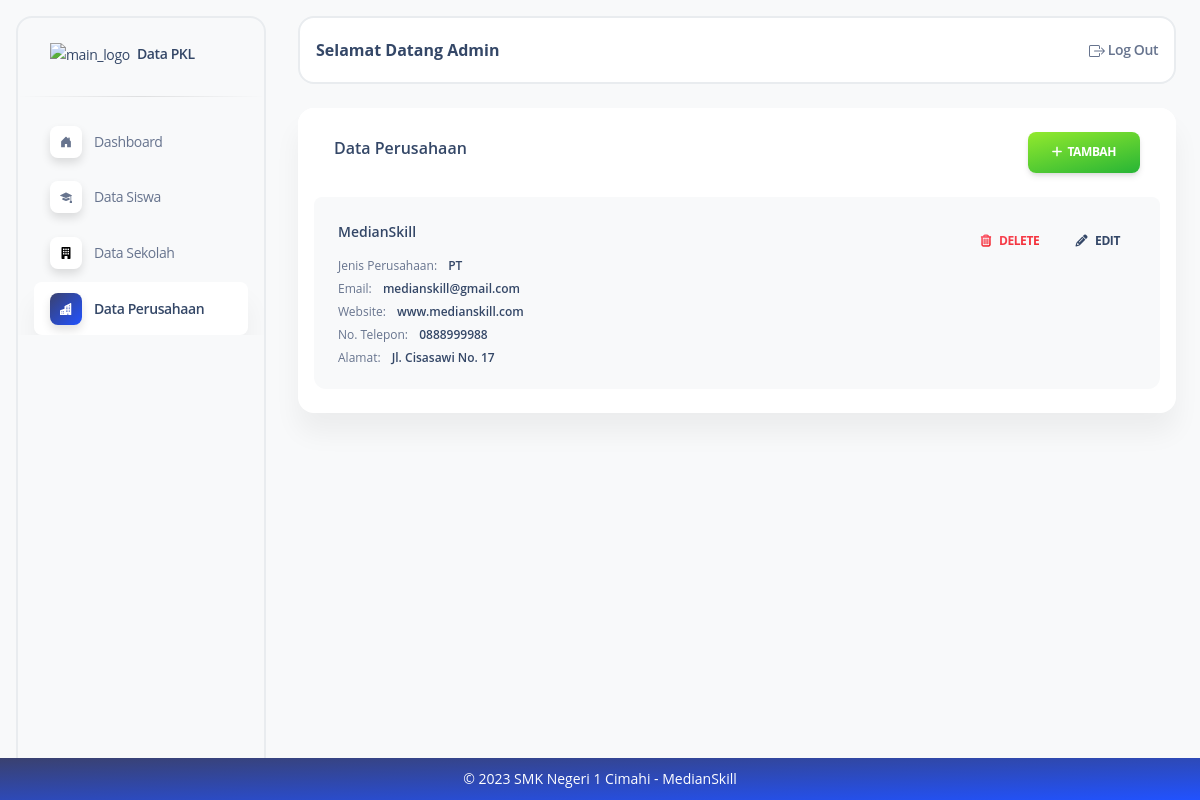
Page /perusahaan/ (signed in) on the earlier database version.
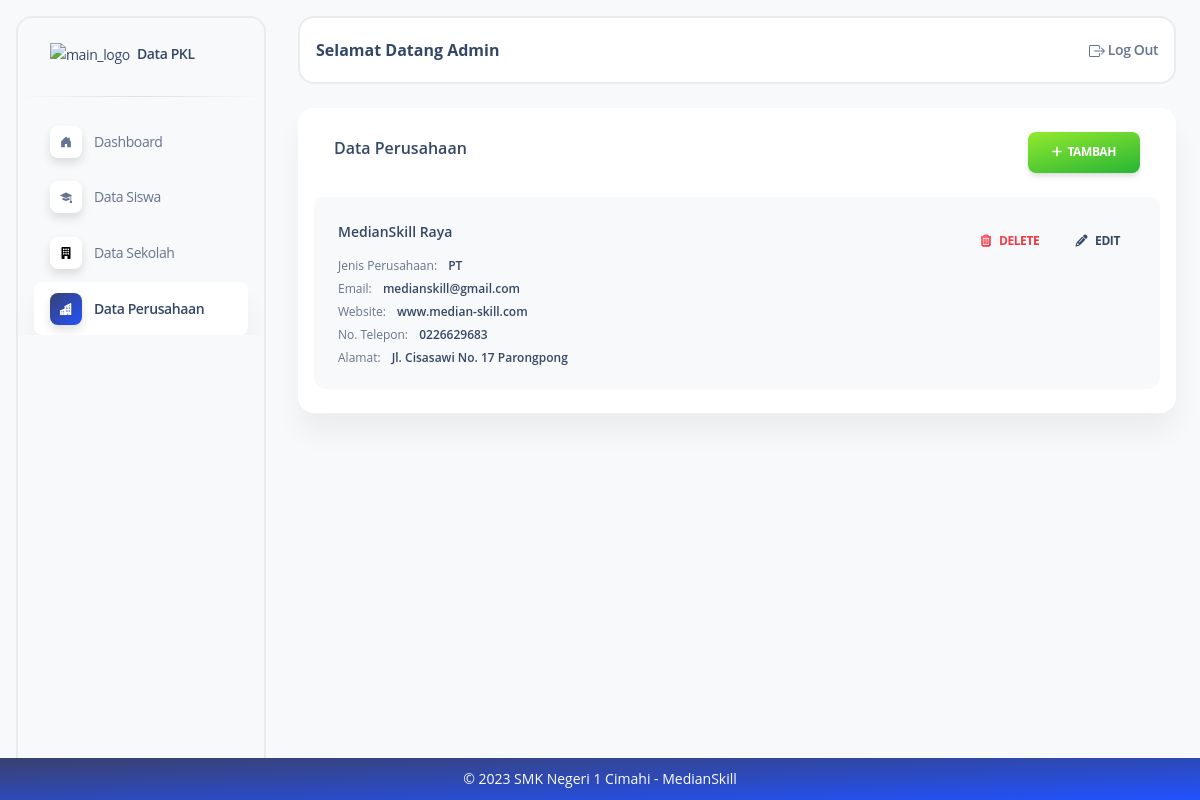
Same page on the later database version.
### dataperusahaan/models.py (models this page shows, shortened)
class Dataperusahaan(models.Model):
    nama = models.CharField(max_length=50)
    email = models.EmailField(max_length=100, blank=True, null=True)
    web = models.CharField(max_length=100, blank=True, null=True)
    hp = models.CharField(max_length=13, blank=True, null=True)
    alamat = models.TextField(blank=True, null=True)
    jenis_perusahaan = models.CharField(
        max_length=20,
        choices=JenisPerusahaan.choices,
    )
    created_at = models.DateTimeField(auto_now_add=True)
    updated_at = models.DateTimeField(auto_now=True)
    class Meta:
        db_table = "perusahaan"
        ordering = ["-id"]
        verbose_name_plural = "Perusahaan"

### dataperusahaan/views.py (the view)
# urls.py: path("perusahaan/", list_perusahaan),
@login_required
def list_perusahaan(request):
    list = Dataperusahaan.objects.all()
    return render(request, 'perusahaan/list_perusahaan.html', {'list': list})

### templates/perusahaan/list_perusahaan.html
{% extends "index.html" %} {% block content %}
<div class="flex flex-wrap -mx-3">
  <div class="flex-none w-full max-w-full px-3">
    <div class="relative flex flex-col min-w-0 mb-6 break-words bg-white border-0 border-transparent border-solid shadow-soft-xl rounded-2xl bg-clip-border">
      <div class="flex p-6 pb-0 mb-0 bg-white border-b-0 border-b-solid rounded-t-2xl border-b-transparent">
        <div class="flex items-center flex-none w-1/2 max-w-full px-3">
          <h6 class="flex-auto">Data Perusahaan</h6>
        </div>
        <div class="flex-none w-1/2 max-w-full px-3 text-right">
          <a class="inline-block px-6 py-3 font-bold text-center text-white uppercase align-middle transition-all bg-transparent rounded-lg cursor-pointer leading-pro text-xs ease-soft-in shadow-soft-md bg-150 bg-gradient-to-tl from-green-600 to-lime-400 hover:shadow-soft-xs active:opacity-85 hover:scale-102 tracking-tight-soft bg-x-25" href="create-perusahaan"> <i class="fas fa-plus"> </i>&nbsp;&nbsp;Tambah</a>
        </div>
      </div>
      <div class="flex-auto p-4 pt-6">
        <ul class="flex flex-col pl-0 mb-0 rounded-lg">
          {% for perusahaan in list %}
          <li class="relative flex p-6 mb-2 border-0 rounded-t-inherit rounded-xl bg-gray-50">
            <div class="flex flex-col">
              <h6 class="mb-4 leading-normal text-sm">{{ perusahaan.nama }}</h6>
              <span class="mb-2 leading-tight text-xs">Jenis Perusahaan: <span class="font-semibold text-slate-700 sm:ml-2">{{ perusahaan.jenis_perusahaan }}</span></span>
              <span class="mb-2 leading-tight text-xs">Email: <span class="font-semibold text-slate-700 sm:ml-2">{{ perusahaan.email }}</span></span>
              <span class="mb-2 leading-tight text-xs">Website: <span class="font-semibold text-slate-700 sm:ml-2">{{ perusahaan.web }}</span></span>
              <span class="mb-2 leading-tight text-xs">No. Telepon: <span class="font-semibold text-slate-700 sm:ml-2">{{ perusahaan.hp }}</span></span>
              <span class="leading-tight text-xs">Alamat: <span class="font-semibold text-slate-700 sm:ml-2">{{ perusahaan.alamat }}</span></span>
            </div>
            <div class="ml-auto text-right">
              <a class="relative z-10 inline-block px-4 py-3 mb-0 font-bold text-center text-transparent uppercase align-middle transition-all border-0 rounded-lg shadow-none cursor-pointer leading-pro text-xs ease-soft-in bg-150 bg-gradient-to-tl from-red-600 to-rose-400 hover:scale-102 active:opacity-85 bg-x-25 bg-clip-text" href="{% url '/perusahaan/delete' perusahaan.id %}" onclick="return confirm('Yakin ingin menghapus {{ perusahaan.nama }}?')"><i class="mr-2 far fa-trash-alt bg-150 bg-gradient-to-tl from-red-600 to-rose-400 bg-x-25 bg-clip-text"></i>Delete</a>
              <a class="inline-block px-4 py-3 mb-0 font-bold text-center uppercase align-middle transition-all bg-transparent border-0 rounded-lg shadow-none cursor-pointer leading-pro text-xs ease-soft-in bg-150 hover:scale-102 active:opacity-85 bg-x-25 text-slate-700" href="{% url '/perusahaan/edit' perusahaan.id %}"><i class="mr-2 fas fa-pencil-alt text-slate-700" aria-hidden="true"></i>Edit</a>
            </div>
          </li>
          {% endfor %}
        </ul>
      </div>
    </div>
  </div>
</div>
{% endblock %}

Differences in the rows shown:
changed Dataperusahaan "PT": nama "MedianSkill" → "MedianSkill Raya"; web "www.medianskill.com" → "www.median-skill.com"; hp "0888999988" → "0226629683"; alamat "Jl. Cisasawi No. 17" → "Jl. Cisasawi No. 17 Parongpong"
